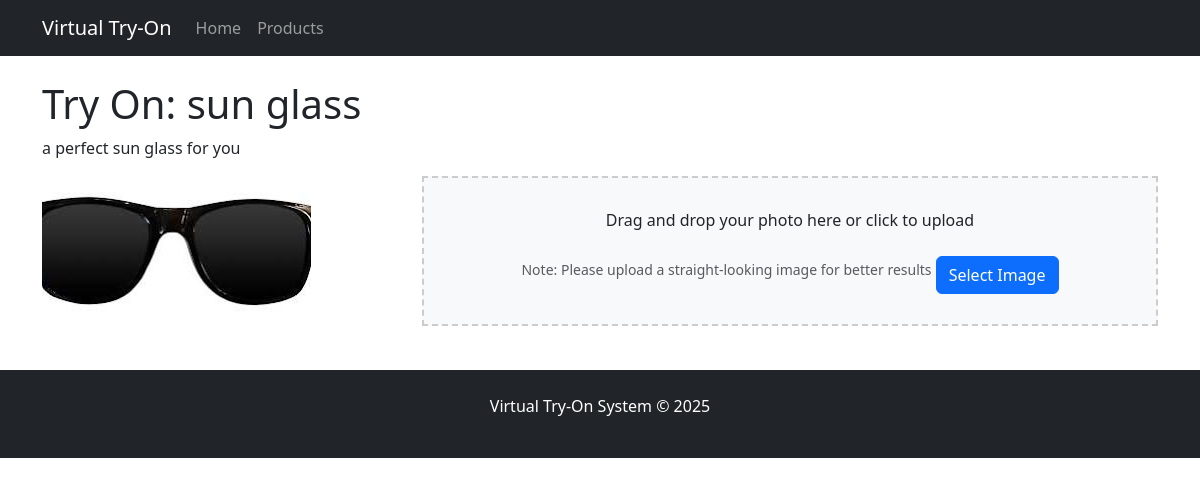
The page /try-on/1/ on the database its author committed.
### virtual_tryon/models.py (models this page shows, shortened)
class OrnamentProduct(models.Model):
    ORNAMENT_TYPES = (
        ('glasses', 'Glasses'),
        ('necklace', 'Necklace'),
        ('earrings', 'Earrings'),
    )
    name = models.CharField(max_length=100)
    description = models.TextField(blank=True)
    price = models.DecimalField(max_digits=10, decimal_places=2, default=0.00)
    ornament_type = models.CharField(max_length=20, choices=ORNAMENT_TYPES)
    image = models.ImageField(upload_to='ornaments/')
    created_at = models.DateTimeField(auto_now_add=True)

### virtual_tryon/views.py (the view)
# urls.py: path('try-on/<int:product_id>/', views.try_on_page, name='try_on'),
def try_on_page(request, product_id):
    product = get_object_or_404(OrnamentProduct, id=product_id)
    context = {
        'product': product
    }
    return render(request, 'try_on.html', context)

### virtual_tryon/templates/try_on.html (shortened to what this page needs)
{% extends 'base.html' %}
{% block content %}
<div class="row">
    <div class="col-md-12">
        <h1>Try On: {{ product.name }}</h1>
        <p>{{ product.description }}</p>
        <div class="row">
            <div class="col-md-4">
                <img src="{{ product.image.url }}" class="img-fluid rounded" alt="{{ product.name }}">
            </div>
            <div class="col-md-8">
                <div class="upload-area" id="uploadArea">
                    <p>Drag and drop your photo here or click to upload</p>
                    <small class="text-muted text-danger">Note: Please upload a straight-looking image for better results</small>
                    <button type="button" class="btn btn-primary mt-2" id="uploadButton">Select Image</button>
                </div>
            </div>
        </div>
    </div>
</div>
{% endblock %}

### virtual_tryon/templates/try_on.html (style rules this page uses)
.upload-area { border: 2px dashed #ccc; padding: 30px; text-align: center; cursor: pointer; margin-bottom: 20px; background-color: #f8f9fa; }

### rows shown on the page
OrnamentProduct: name "sun glass", description "a perfect sun glass for you", image (picture)
